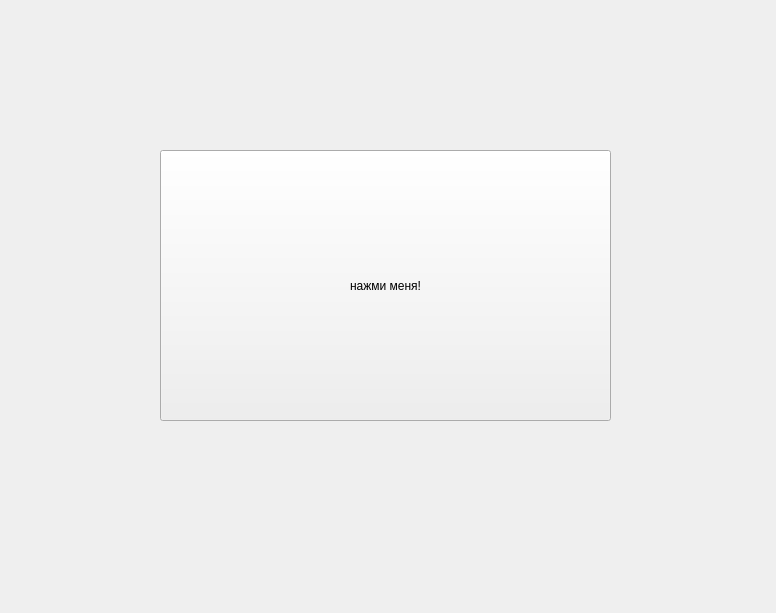
<?xml version="1.0" encoding="UTF-8"?>
<ui version="4.0">
 <class>Form</class>
 <widget class="QWidget" name="Form">
  <property name="geometry">
   <rect>
    <x>0</x>
    <y>0</y>
    <width>776</width>
    <height>613</height>
   </rect>
  </property>
  <property name="windowTitle">
   <string>Form</string>
  </property>
  <widget class="QPushButton" name="pushButton">
   <property name="geometry">
    <rect>
     <x>160</x>
     <y>150</y>
     <width>451</width>
     <height>271</height>
    </rect>
   </property>
   <property name="text">
    <string>нажми меня!</string>
   </property>
  </widget>
 </widget>
 <resources/>
 <connections/>
</ui>
